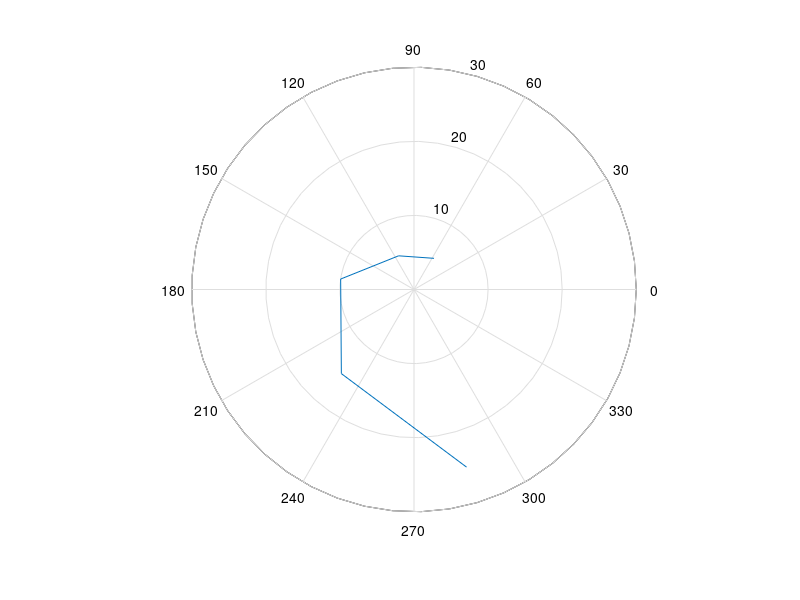

This figure's MATLAB source:
%HW8_JJ
%Problem 1
%Problem 1a
X = [1,23,43,72,87,56,98,33];
sum = 0;
for index = 1:length(X);
    sum=sum+X(index);
end
disp('sum')
disp(sum)

clear all
clear clc
disp('Press enter to see Problem 1b.')
pause

%Problem 1b
X = [1,23,43,72,87,56,98,33];
sum = 0;
i = 1;
while(i<=length(X))
    sum=sum+X(i);
    i = i+1;
end
disp('sum')
disp(sum)

clear all
clear clc
disp('Press enter to see Problem 2.')
pause

%Problem 2
n=input('Enter "100" : ');
x=primes(n);
L=length(x);
Product=zeros(1,L-1);

for i=1:L-1 
Product(i)=x(i)*x(i+1);
end
disp('Product')
disp(Product)

clear all
clear clc
disp('Press enter to see Problem 3.')
pause

%Problem 3
%sequence= 1,1,2,3,5,8,13,...
num1=input('Enter first number in the Fibonacci sequence:');
num2=input('Enter second number in the Fibonacci sequence:');
N=input('Enter total number of elements requested for the sequence:');
x=zeros(1,N);
x(1)=num1;
x(2)=num2;
for i=3:N;
    x(i)=x(i-1)+x(i-2);
end
disp(x)

i=1:N;
polar(i,x(i))

clear all
clear clc
disp('Press enter to see Problem 5.')
pause

%Problem 5
choice='r';
while strcmp(choice,'r')
prediction=input('Enter prediction heads or tails: ','s');
coin=randi(2);
if strcmp(prediction,'heads')
if coin==1
disp('You are correct!')
else
disp('You are incorrect!')
end
else
if coin==2
disp('You are correct!')
else
disp('You are incorrect!')
end
end
choice=input('Enter r to play again: ','s');
end